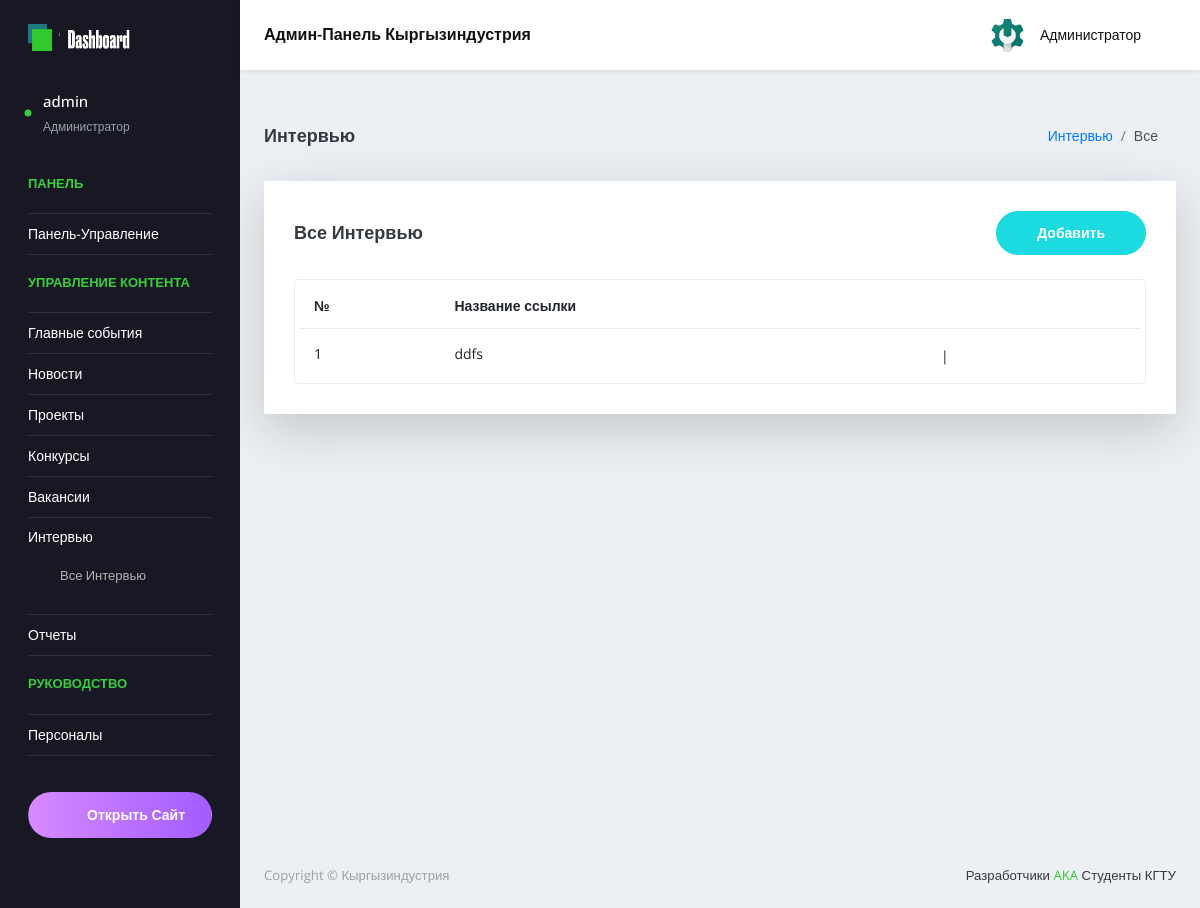
Before: /ru/admin-panel/interviews/ (signed in) with the older database file.
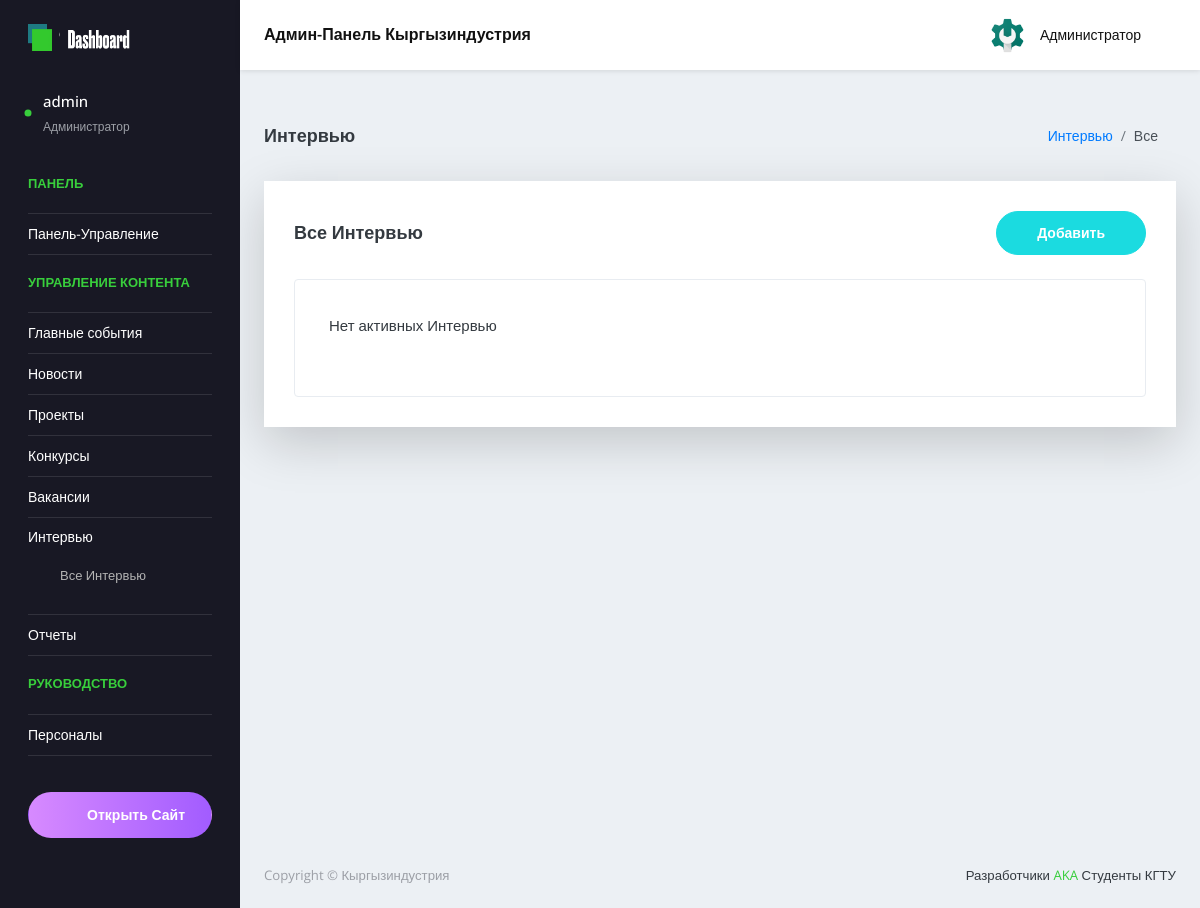
After: the same page with the newer database file.
### main/models.py (models this page shows)
class Interviews(models.Model):
    title = models.CharField(verbose_name='Название ссылки', max_length=80, unique=True,error_messages={'unique':"Такая запись уже существует!"})
    link = models.CharField(verbose_name='Ссылка на статью', max_length=2048, validators=[check_link_validate])

### main/views.py (the view)
# urls.py: path('admin-panel/interviews/', views.InterviewsListView.as_view(), name='interviews_all'),
class InterviewsListView(LoginRequiredMixin, InterviewsView, ListView):
    login_url = "login_page"
    template_name = "admin/pages/interviews/interviews_list.html"

### main/templates/admin/pages/interviews/interviews_list.html (shortened to what this page needs)
{% extends 'admin/admin_base.html' %}
{% load static %}
  {% block content %}
      <div class="content-wrapper">
            <div class="page-header">
              <h3 class="page-title">Интервью</h3>
              <nav aria-label="breadcrumb">
                <ol class="breadcrumb">
                  <li class="breadcrumb-item"><a href="{% url 'interviews_all' %}">Интервью</a></li>
                  <li class="breadcrumb-item active" aria-current="page">Все</li>
                </ol>
              </nav>
            </div>
            <div class="row">
              <div class="col-lg-12 grid-margin stretch-card">
                <div class="card shadow-lg">
                  <div class="card-body">
                    <div class="d-sm-flex align-items-center mb-4">
                      <h4 class="card-title mb-sm-0">Все Интервью</h4>
                      <a href="{% url 'interviews_create' %}" class="btn btn-primary btn-rounded my-1 my-sm-0 ml-auto">
                        Добавить
                      </a>
                    </div>
                    <div class="table-responsive border rounded p-1">
                      <table class="table table-hover">
                        {% if interviews_list %}
                        <thead>
                          <tr>
                            <th class="font-weight-bold">№</th>
                            <th class="font-weight-bold">Название ссылки</th>
                          </tr>
                        </thead>
                        <tbody>
                          {% for interview in interviews_list %}
                          <tr>
                            <td>{{forloop.counter}}</td>
                            <td class="td-title" >{{interview.title }}</td>
                            <td class="edit-delete-icons">
                              <a href="{% url 'interviews_update' interview.id %}"><i class="icon-pencil"></i></a> |
                              <a href="{% url 'interviews_delete' interview.id %}" class="text-danger"><i class="icon-trash"></i></a>
                            </td>
                          </tr>
                          {% endfor %}
                        </tbody>
                        {% else %}
                        <div class="row purchace-popup">
                          <div class="col-12 stretch-card grid-margin">
                            <div class="card card-secondary">
                              <span class="card-body d-lg-flex align-items-center">
                                <p class="mb-lg-0">Нет активных Интервью</p>
                              </span>
                            </div>
                          </div>
                        </div>
                        {% endif %}
                      </table>
                    </div>
                  </div>
                </div>
              </div>
            </div>
      </div>
{% endblock content %}

Changed rows visible on the page:
removed Interviews: title "ddfs"
Other visible differences:
text no longer shown: "№ Название ссылки"
text now shown: "Нет активных Интервью"
